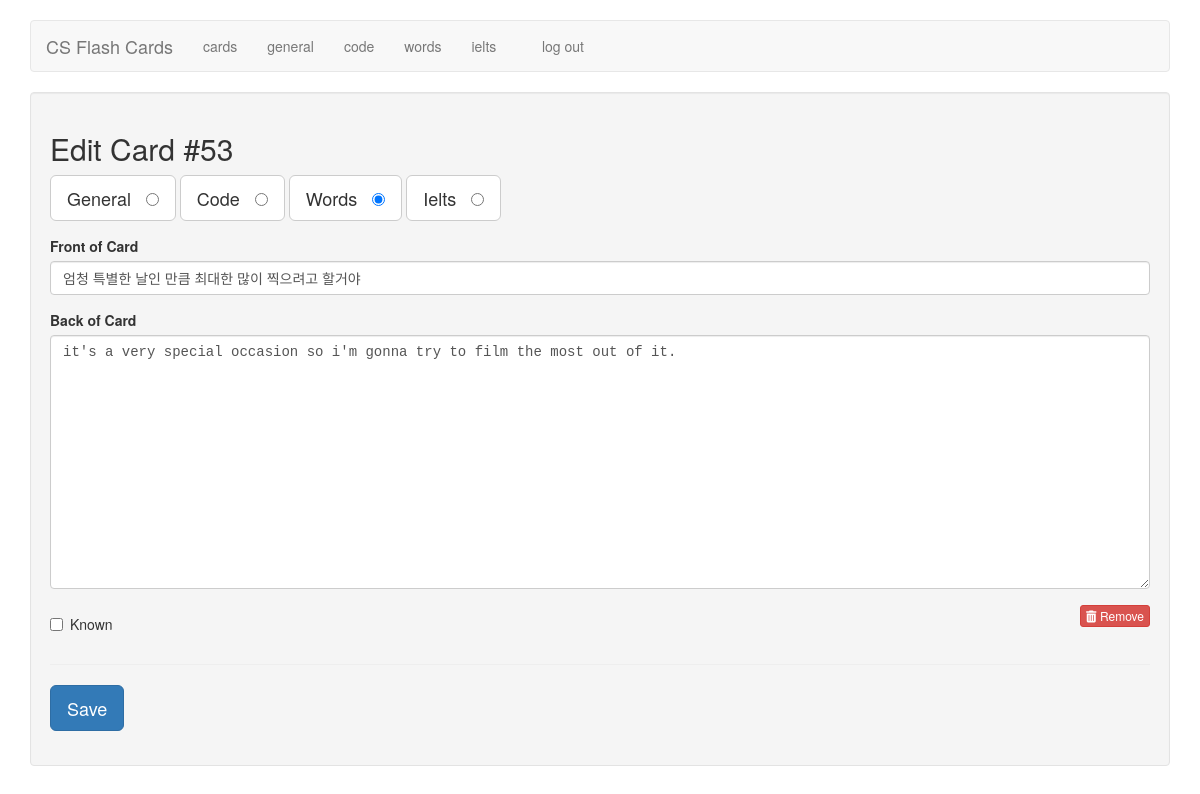
Page /edit/53 (signed in) on the committed database.
### tables this page shows
CREATE TABLE cards (
  id integer primary key autoincrement,
   /* 1 for interview, 2 for code, 3 for english, 4 for ielts */
  type tinyint not null,
  front text not null,
  back text not null,
  sort int default 0,
  known boolean default 0
);

### flash_cards.py (the view)
@application.route('/edit/<card_id>')
def edit(card_id):
    if not session.get('logged_in'):
        return redirect(url_for('login'))
    db = get_db()
    query = '''
        SELECT id, type, front, back, known
        FROM cards
        WHERE id = ?
    '''
    cur = db.execute(query, [card_id])
    card = cur.fetchone()
    return render_template('edit.html', card=card)

### flash_cards.py (called while the page is built)
def connect_db():
    rv = sqlite3.connect(application.config['DATABASE'])
    rv.row_factory = sqlite3.Row
    return rv

def get_db():
    if not hasattr(g, 'sqlite_db'):
        g.sqlite_db = connect_db()
    return g.sqlite_db

### templates/edit.html (shortened to what this page needs)
{% extends "layout.html" %}
{% block body %}
    <div class="well">
        <h2>Edit Card #{{ card.id }}</h2>
        <form action="{{ url_for('edit_card') }}" method="post" class="cardForm">
            <div class="form-group">
                <label for="general" class="btn btn-default btn-lg">General &nbsp;
                    <input type="radio" name="type" value="1"
                           id="general" {{ "checked" if (card.type == 1) else "" }} />
                </label>
                <label for="code" class="btn btn-default btn-lg">Code &nbsp;
                    <input type="radio" name="type" value="2" id="code" {{ "checked" if (card.type == 2) else "" }} />
                </label>
                <label for="eng" class="btn btn-default btn-lg">Words &nbsp;
                    <input type="radio" name="type" value="3" id="eng" {{ "checked" if (card.type == 3) else "" }} />
                </label>
                <label for="ielts" class="btn btn-default btn-lg">Ielts &nbsp;
                    <input type="radio" name="type" value="2" id="ielts" {{ "checked" if (card.type == 4) else "" }} />
                </label>
            </div>
            <div class="form-group">
                <label for="front">Front of Card</label>
                <input type="text" name="front" id="front" class="form-control" value="{{ card.front|e }}">
            </div>
            <div class="form-group">
                <label for="back">Back of Card</label>
                <textarea name="back"
                          class="form-control"
                          id="back"
                          placeholder="back of card"
                          rows="12">{{ card.back|e }}</textarea>
            </div>
            <div class="row">
                <div class="col-xs-6">
                    <div class="checkbox">
                        <label>
                            <input type="checkbox" name="known"
                               value="1" {{ "checked" if (card.known == 1) else "" }} /> Known
                        </label>
                    </div>
                </div>
                <div class="col-xs-6 text-right">
                    <a href="{{ url_for('delete', card_id=card.id) }}" class="btn btn-danger btn-xs">
                        <i class="fa fa-trash"></i>
                        Remove
                    </a>
                </div>
            </div>
            <hr />
            <div class="form-group">
                <button type="submit" class="saveButton btn btn-lg btn-primary">Save</button>
            </div>
        </form>
    </div>
{% endblock %}

### static/style.css (style rules this page uses)
textarea { font-family: monospace; }

### rows in the picture
cards: id "53", front "엄청 특별한 날인 만큼 최대한 많이 찍으려고 할거야", back "it's a very special occasion so i'm gonna try to film the most out of it."
